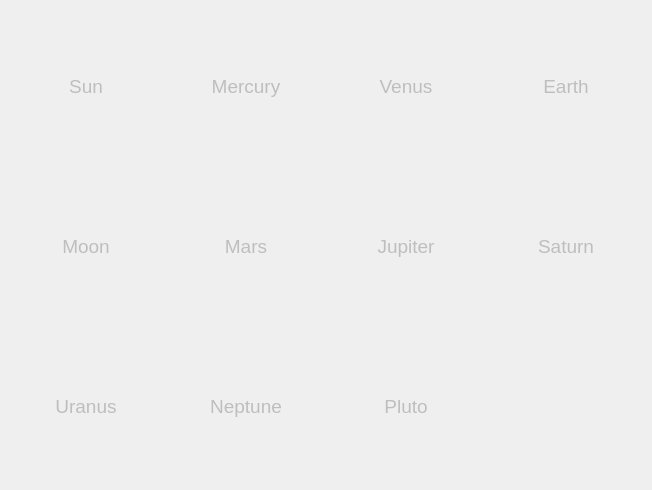
    <widget class="QWidget" name="planetsFrame" native="true">
     <property name="enabled">
      <bool>false</bool>
     </property>
     <layout class="QGridLayout" name="gridLayout">
      <property name="bottomMargin">
       <number>9</number>
      </property>
      <property name="spacing">
       <number>10</number>
      </property>
      <item row="1" column="3">
       <widget class="QToolButton" name="btnJupiter">
        <property name="minimumSize">
         <size>
          <width>150</width>
          <height>150</height>
         </size>
        </property>
        <property name="maximumSize">
         <size>
          <width>16777215</width>
          <height>150</height>
         </size>
        </property>
        <property name="accessibleName">
         <string>FLYBY-Jupiter</string>
        </property>
        <property name="styleSheet">
         <string notr="true">QToolButton { 
     border-style: inset;
     border-width: 1px;
     border-radius:5px;
	 padding: 3px;
     border-style: solid;
     border-width: 1px;
     border-radius:5px;
     border-color: palette(button);
	 padding: 3px;
     font-size: 14pt;	
}

QToolButton:checked { 
     border-color: palette(dark);
    background-color: qradialgradient(cx: 0.7, cy: 1.4, fx: 0.7, fy: 1.9, radius: 1.5, stop: 0 rgb(255, 255, 0), stop: 1 transparent );
}

QToolButton:pressed { 
     border-color: palette(dark);
     background-color: qradialgradient(cx: 0.7, cy: 1.4, fx: 0.7, fy: 1.9, radius: 1.5, stop: 0 palette(dark), stop: 1 transparent );
}

</string>
        </property>
        <property name="text">
         <string>Jupiter</string>
        </property>
        <property name="icon">
         <iconset resource="../../data/mainRes.qrc">
          <normaloff>:/gui/planets/gui/planets/jupiter.png</normaloff>:/gui/planets/gui/planets/jupiter.png</iconset>
        </property>
        <property name="iconSize">
         <size>
          <width>100</width>
          <height>100</height>
         </size>
        </property>
        <property name="checkable">
         <bool>true</bool>
        </property>
        <property name="toolButtonStyle">
         <enum>Qt::ToolButtonTextUnderIcon</enum>
        </property>
       </widget>
      </item>
      <item row="4" column="2">
       <widget class="QToolButton" name="btnNeptune">
        <property name="minimumSize">
         <size>
          <width>150</width>
          <height>150</height>
         </size>
        </property>
        <property name="maximumSize">
         <size>
          <width>16777215</width>
          <height>150</height>
         </size>
        </property>
        <property name="accessibleName">
         <string>FLYBY-Neptune</string>
        </property>
        <property name="styleSheet">
         <string notr="true">QToolButton { 
     border-style: inset;
     border-width: 1px;
     border-radius:5px;
	 padding: 3px;
     border-style: solid;
     border-width: 1px;
     border-radius:5px;
     border-color: palette(button);
	 padding: 3px;
     font-size: 14pt;	
}

QToolButton:checked { 
     border-color: palette(dark);
    background-color: qradialgradient(cx: 0.7, cy: 1.4, fx: 0.7, fy: 1.9, radius: 1.5, stop: 0 rgb(255, 255, 0), stop: 1 transparent );
}

QToolButton:pressed { 
     border-color: palette(dark);
     background-color: qradialgradient(cx: 0.7, cy: 1.4, fx: 0.7, fy: 1.9, radius: 1.5, stop: 0 palette(dark), stop: 1 transparent );
}

</string>
        </property>
        <property name="text">
         <string>Neptune</string>
        </property>
        <property name="icon">
         <iconset resource="../../data/mainRes.qrc">
          <normaloff>:/gui/planets/gui/planets/neptun.png</normaloff>:/gui/planets/gui/planets/neptun.png</iconset>
        </property>
        <property name="iconSize">
         <size>
          <width>100</width>
          <height>100</height>
         </size>
        </property>
        <property name="checkable">
         <bool>true</bool>
        </property>
        <property name="toolButtonStyle">
         <enum>Qt::ToolButtonTextUnderIcon</enum>
        </property>
       </widget>
      </item>
      <item row="1" column="2">
       <widget class="QToolButton" name="btnMars">
        <property name="minimumSize">
         <size>
          <width>150</width>
          <height>150</height>
         </size>
        </property>
        <property name="maximumSize">
         <size>
          <width>16777215</width>
          <height>150</height>
         </size>
        </property>
        <property name="accessibleName">
         <string>FLYBY-Mars</string>
        </property>
        <property name="styleSheet">
         <string notr="true">QToolButton { 
     border-style: inset;
     border-width: 1px;
     border-radius:5px;
	 padding: 3px;
     border-style: solid;
     border-width: 1px;
     border-radius:5px;
     border-color: palette(button);
	 padding: 3px;
     font-size: 14pt;	
}

QToolButton:checked { 
     border-color: palette(dark);
    background-color: qradialgradient(cx: 0.7, cy: 1.4, fx: 0.7, fy: 1.9, radius: 1.5, stop: 0 rgb(255, 255, 0), stop: 1 transparent );
}

QToolButton:pressed { 
     border-color: palette(dark);
     background-color: qradialgradient(cx: 0.7, cy: 1.4, fx: 0.7, fy: 1.9, radius: 1.5, stop: 0 palette(dark), stop: 1 transparent );
}

</string>
        </property>
        <property name="text">
         <string>Mars</string>
        </property>
        <property name="icon">
         <iconset resource="../../data/mainRes.qrc">
          <normaloff>:/gui/planets/gui/planets/mars.png</normaloff>:/gui/planets/gui/planets/mars.png</iconset>
        </property>
        <property name="iconSize">
         <size>
          <width>100</width>
          <height>100</height>
         </size>
        </property>
        <property name="checkable">
         <bool>true</bool>
        </property>
        <property name="toolButtonStyle">
         <enum>Qt::ToolButtonTextUnderIcon</enum>
        </property>
       </widget>
      </item>
      <item row="1" column="4">
       <widget class="QToolButton" name="btnSaturn">
        <property name="minimumSize">
         <size>
          <width>150</width>
          <height>150</height>
         </size>
        </property>
        <property name="maximumSize">
         <size>
          <width>16777215</width>
          <height>150</height>
         </size>
        </property>
        <property name="accessibleName">
         <string>FLYBY-Saturn</string>
        </property>
        <property name="styleSheet">
         <string notr="true">QToolButton { 
     border-style: inset;
     border-width: 1px;
     border-radius:5px;
	 padding: 3px;
     border-style: solid;
     border-width: 1px;
     border-radius:5px;
     border-color: palette(button);
	 padding: 3px;
     font-size: 14pt;	
}

QToolButton:checked { 
     border-color: palette(dark);
    background-color: qradialgradient(cx: 0.7, cy: 1.4, fx: 0.7, fy: 1.9, radius: 1.5, stop: 0 rgb(255, 255, 0), stop: 1 transparent );
}

QToolButton:pressed { 
     border-color: palette(dark);
     background-color: qradialgradient(cx: 0.7, cy: 1.4, fx: 0.7, fy: 1.9, radius: 1.5, stop: 0 palette(dark), stop: 1 transparent );
}

</string>
        </property>
        <property name="text">
         <string>Saturn</string>
        </property>
        <property name="icon">
         <iconset resource="../../data/mainRes.qrc">
          <normaloff>:/gui/planets/gui/planets/saturn.png</normaloff>:/gui/planets/gui/planets/saturn.png</iconset>
        </property>
        <property name="iconSize">
         <size>
          <width>100</width>
          <height>100</height>
         </size>
        </property>
        <property name="checkable">
         <bool>true</bool>
        </property>
        <property name="toolButtonStyle">
         <enum>Qt::ToolButtonTextUnderIcon</enum>
        </property>
       </widget>
      </item>
      <item row="0" column="0">
       <widget class="QToolButton" name="btnSun">
        <property name="minimumSize">
         <size>
          <width>150</width>
          <height>150</height>
         </size>
        </property>
        <property name="maximumSize">
         <size>
          <width>16777215</width>
          <height>150</height>
         </size>
        </property>
        <property name="accessibleName">
         <string>FLYBY-Sun</string>
        </property>
        <property name="styleSheet">
         <string notr="true">QToolButton { 
     border-style: inset;
     border-width: 1px;
     border-radius:5px;
	 padding: 3px;
     border-style: solid;
     border-width: 1px;
     border-radius:5px;
     border-color: palette(button);
	 padding: 3px;
     font-size: 14pt;	
}

QToolButton:checked { 
     border-color: palette(dark);
    background-color: qradialgradient(cx: 0.7, cy: 1.4, fx: 0.7, fy: 1.9, radius: 1.5, stop: 0 rgb(255, 255, 0), stop: 1 transparent );
}

QToolButton:pressed { 
     border-color: palette(dark);
     background-color: qradialgradient(cx: 0.7, cy: 1.4, fx: 0.7, fy: 1.9, radius: 1.5, stop: 0 palette(dark), stop: 1 transparent );
}

</string>
        </property>
        <property name="text">
         <string>Sun</string>
        </property>
        <property name="icon">
         <iconset resource="../../data/mainRes.qrc">
          <normaloff>:/gui/planets/gui/planets/sun.png</normaloff>:/gui/planets/gui/planets/sun.png</iconset>
        </property>
        <property name="iconSize">
         <size>
          <width>100</width>
          <height>100</height>
         </size>
        </property>
        <property name="checkable">
         <bool>true</bool>
        </property>
        <property name="toolButtonStyle">
         <enum>Qt::ToolButtonTextUnderIcon</enum>
        </property>
       </widget>
      </item>
      <item row="0" column="3">
       <widget class="QToolButton" name="btnVenus">
        <property name="minimumSize">
         <size>
          <width>150</width>
          <height>150</height>
         </size>
        </property>
        <property name="maximumSize">
         <size>
          <width>16777215</width>
          <height>150</height>
         </size>
        </property>
        <property name="accessibleName">
         <string>FLYBY-Venus</string>
        </property>
        <property name="styleSheet">
         <string notr="true">QToolButton { 
     border-style: inset;
     border-width: 1px;
     border-radius:5px;
	 padding: 3px;
     border-style: solid;
     border-width: 1px;
     border-radius:5px;
     border-color: palette(button);
	 padding: 3px;
     font-size: 14pt;	
}

QToolButton:checked { 
     border-color: palette(dark);
    background-color: qradialgradient(cx: 0.7, cy: 1.4, fx: 0.7, fy: 1.9, radius: 1.5, stop: 0 rgb(255, 255, 0), stop: 1 transparent );
}

QToolButton:pressed { 
     border-color: palette(dark);
     background-color: qradialgradient(cx: 0.7, cy: 1.4, fx: 0.7, fy: 1.9, radius: 1.5, stop: 0 palette(dark), stop: 1 transparent );
}

</string>
        </property>
        <property name="text">
         <string>Venus</string>
        </property>
        <property name="icon">
         <iconset resource="../../data/mainRes.qrc">
          <normaloff>:/gui/planets/gui/planets/venus.png</normaloff>:/gui/planets/gui/planets/venus.png</iconset>
        </property>
        <property name="iconSize">
         <size>
          <width>100</width>
          <height>100</height>
         </size>
        </property>
        <property name="checkable">
         <bool>true</bool>
        </property>
        <property name="toolButtonStyle">
         <enum>Qt::ToolButtonTextUnderIcon</enum>
        </property>
       </widget>
      </item>
      <item row="1" column="0">
       <widget class="QToolButton" name="btnMoon">
        <property name="minimumSize">
         <size>
          <width>150</width>
          <height>150</height>
         </size>
        </property>
        <property name="maximumSize">
         <size>
          <width>16777215</width>
          <height>150</height>
         </size>
        </property>
        <property name="accessibleName">
         <string>FLYBY-Moon</string>
        </property>
        <property name="styleSheet">
         <string notr="true">QToolButton { 
     border-style: inset;
     border-width: 1px;
     border-radius:5px;
	 padding: 3px;
     border-style: solid;
     border-width: 1px;
     border-radius:5px;
     border-color: palette(button);
	 padding: 3px;
     font-size: 14pt;	
}

QToolButton:checked { 
     border-color: palette(dark);
    background-color: qradialgradient(cx: 0.7, cy: 1.4, fx: 0.7, fy: 1.9, radius: 1.5, stop: 0 rgb(255, 255, 0), stop: 1 transparent );
}

QToolButton:pressed { 
     border-color: palette(dark);
     background-color: qradialgradient(cx: 0.7, cy: 1.4, fx: 0.7, fy: 1.9, radius: 1.5, stop: 0 palette(dark), stop: 1 transparent );
}

</string>
        </property>
        <property name="text">
         <string>Moon</string>
        </property>
        <property name="icon">
         <iconset resource="../../data/mainRes.qrc">
          <normaloff>:/gui/planets/gui/planets/moon.png</normaloff>:/gui/planets/gui/planets/moon.png</iconset>
        </property>
        <property name="iconSize">
         <size>
          <width>100</width>
          <height>100</height>
         </size>
        </property>
        <property name="checkable">
         <bool>true</bool>
        </property>
        <property name="toolButtonStyle">
         <enum>Qt::ToolButtonTextUnderIcon</enum>
        </property>
       </widget>
      </item>
      <item row="0" column="4">
       <widget class="QToolButton" name="btnEarth">
        <property name="minimumSize">
         <size>
          <width>150</width>
          <height>150</height>
         </size>
        </property>
        <property name="maximumSize">
         <size>
          <width>16777215</width>
          <height>150</height>
         </size>
        </property>
        <property name="mouseTracking">
         <bool>false</bool>
        </property>
        <property name="accessibleName">
         <string>FLYBY-Earth</string>
        </property>
        <property name="autoFillBackground">
         <bool>false</bool>
        </property>
        <property name="styleSheet">
         <string notr="true">QToolButton { 
     border-style: inset;
     border-width: 1px;
     border-radius:5px;
	 padding: 3px;
     border-style: solid;
     border-width: 1px;
     border-radius:5px;
     border-color: palette(button);
	 padding: 3px;
     font-size: 14pt;	
}

QToolButton:checked { 
     border-color: palette(dark);
    background-color: qradialgradient(cx: 0.7, cy: 1.4, fx: 0.7, fy: 1.9, radius: 1.5, stop: 0 rgb(255, 255, 0), stop: 1 transparent );
}

QToolButton:pressed { 
     border-color: palette(dark);
     background-color: qradialgradient(cx: 0.7, cy: 1.4, fx: 0.7, fy: 1.9, radius: 1.5, stop: 0 palette(dark), stop: 1 transparent );
}

</string>
        </property>
        <property name="text">
         <string>Earth</string>
        </property>
        <property name="icon">
         <iconset resource="../../data/mainRes.qrc">
          <normaloff>:/gui/planets/gui/planets/earth.png</normaloff>:/gui/planets/gui/planets/earth.png</iconset>
        </property>
        <property name="iconSize">
         <size>
          <width>100</width>
          <height>100</height>
         </size>
        </property>
        <property name="checkable">
         <bool>true</bool>
        </property>
        <property name="toolButtonStyle">
         <enum>Qt::ToolButtonTextUnderIcon</enum>
        </property>
       </widget>
      </item>
      <item row="4" column="0">
       <widget class="QToolButton" name="btnUranus">
        <property name="sizePolicy">
         <sizepolicy hsizetype="Fixed" vsizetype="Fixed">
          <horstretch>0</horstretch>
          <verstretch>0</verstretch>
         </sizepolicy>
        </property>
        <property name="minimumSize">
         <size>
          <width>150</width>
          <height>150</height>
         </size>
        </property>
        <property name="maximumSize">
         <size>
          <width>16777215</width>
          <height>150</height>
         </size>
        </property>
        <property name="focusPolicy">
         <enum>Qt::TabFocus</enum>
        </property>
        <property name="accessibleName">
         <string>FLYBY-Uranus</string>
        </property>
        <property name="styleSheet">
         <string notr="true">QToolButton { 
     border-style: inset;
     border-width: 1px;
     border-radius:5px;
	 padding: 3px;
     border-style: solid;
     border-width: 1px;
     border-radius:5px;
     border-color: palette(button);
	 padding: 3px;
     font-size: 14pt;	
}

QToolButton:checked { 
     border-color: palette(dark);
    background-color: qradialgradient(cx: 0.7, cy: 1.4, fx: 0.7, fy: 1.9, radius: 1.5, stop: 0 rgb(255, 255, 0), stop: 1 transparent );
}

QToolButton:pressed { 
     border-color: palette(dark);
     background-color: qradialgradient(cx: 0.7, cy: 1.4, fx: 0.7, fy: 1.9, radius: 1.5, stop: 0 palette(dark), stop: 1 transparent );
}

</string>
        </property>
        <property name="text">
         <string>Uranus</string>
        </property>
        <property name="icon">
         <iconset resource="../../data/mainRes.qrc">
          <normaloff>:/gui/planets/gui/planets/uranus.png</normaloff>:/gui/planets/gui/planets/uranus.png</iconset>
        </property>
        <property name="iconSize">
         <size>
          <width>100</width>
          <height>100</height>
         </size>
        </property>
        <property name="checkable">
         <bool>true</bool>
        </property>
        <property name="toolButtonStyle">
         <enum>Qt::ToolButtonTextUnderIcon</enum>
        </property>
       </widget>
      </item>
      <item row="0" column="2">
       <widget class="QToolButton" name="btnMercury">
        <property name="minimumSize">
         <size>
          <width>150</width>
          <height>150</height>
         </size>
        </property>
        <property name="maximumSize">
         <size>
          <width>16777215</width>
          <height>150</height>
         </size>
        </property>
        <property name="accessibleName">
         <string>FLYBY-Mercury</string>
        </property>
        <property name="styleSheet">
         <string notr="true">QToolButton { 
     border-style: inset;
     border-width: 1px;
     border-radius:5px;
	 padding: 3px;
     border-style: solid;
     border-width: 1px;
     border-radius:5px;
     border-color: palette(button);
	 padding: 3px;
     font-size: 14pt;	
}

QToolButton:checked { 
     border-color: palette(dark);
    background-color: qradialgradient(cx: 0.7, cy: 1.4, fx: 0.7, fy: 1.9, radius: 1.5, stop: 0 rgb(255, 255, 0), stop: 1 transparent );
}

QToolButton:pressed { 
     border-color: palette(dark);
     background-color: qradialgradient(cx: 0.7, cy: 1.4, fx: 0.7, fy: 1.9, radius: 1.5, stop: 0 palette(dark), stop: 1 transparent );
}

</string>
        </property>
        <property name="text">
         <string>Mercury</string>
        </property>
        <property name="icon">
         <iconset resource="../../data/mainRes.qrc">
          <normaloff>:/gui/planets/gui/planets/merkur.png</normaloff>:/gui/planets/gui/planets/merkur.png</iconset>
        </property>
        <property name="iconSize">
         <size>
          <width>100</width>
          <height>100</height>
         </size>
        </property>
        <property name="checkable">
         <bool>true</bool>
        </property>
        <property name="toolButtonStyle">
         <enum>Qt::ToolButtonTextUnderIcon</enum>
        </property>
       </widget>
      </item>
      <item row="4" column="3">
       <widget class="QToolButton" name="btnPluto">
        <property name="minimumSize">
         <size>
          <width>150</width>
          <height>150</height>
         </size>
        </property>
        <property name="maximumSize">
         <size>
          <width>16777215</width>
          <height>150</height>
         </size>
        </property>
        <property name="accessibleName">
         <string>FLYBY-Pluto</string>
        </property>
        <property name="styleSheet">
         <string notr="true">QToolButton { 
     border-style: inset;
     border-width: 1px;
     border-radius:5px;
	 padding: 3px;
     border-style: solid;
     border-width: 1px;
     border-radius:5px;
     border-color: palette(button);
	 padding: 3px;
     font-size: 14pt;	
}

QToolButton:checked { 
     border-color: palette(dark);
    background-color: qradialgradient(cx: 0.7, cy: 1.4, fx: 0.7, fy: 1.9, radius: 1.5, stop: 0 rgb(255, 255, 0), stop: 1 transparent );
}

QToolButton:pressed { 
     border-color: palette(dark);
     background-color: qradialgradient(cx: 0.7, cy: 1.4, fx: 0.7, fy: 1.9, radius: 1.5, stop: 0 palette(dark), stop: 1 transparent );
}

</string>
        </property>
        <property name="text">
         <string>Pluto</string>
        </property>
        <property name="icon">
         <iconset resource="../../data/mainRes.qrc">
          <normaloff>:/gui/planets/gui/planets/pluto.png</normaloff>:/gui/planets/gui/planets/pluto.png</iconset>
        </property>
        <property name="iconSize">
         <size>
          <width>100</width>
          <height>100</height>
         </size>
        </property>
        <property name="checkable">
         <bool>true</bool>
        </property>
        <property name="toolButtonStyle">
         <enum>Qt::ToolButtonTextUnderIcon</enum>
        </property>
       </widget>
      </item>
     </layout>
    </widget>
